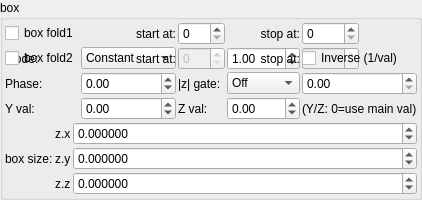
    <widget class="QGroupBox" name="groupBox_7">
     <property name="title">
      <string>box</string>
     </property>
     <layout class="QVBoxLayout" name="verticalLayout_9" stretch="0,0">
      <property name="spacing">
       <number>2</number>
      </property>
      <property name="leftMargin">
       <number>2</number>
      </property>
      <property name="topMargin">
       <number>2</number>
      </property>
      <property name="rightMargin">
       <number>2</number>
      </property>
      <property name="bottomMargin">
       <number>2</number>
      </property>
      <item>
       <layout class="QGridLayout" name="gridLayout_15" columnstretch="0,0,0,0,0">
        <property name="spacing">
         <number>2</number>
        </property>
        <item row="0" column="0">
         <widget class="MyCheckBox" name="checkBox_transf_function_enabledBx">
          <property name="text">
           <string notr="true">box fold1</string>
          </property>
         </widget>
        </item>
        <item row="0" column="4">
         <widget class="MySpinBox" name="spinboxInt_transf_stop_iterations_I">
          <property name="sizePolicy">
           <sizepolicy hsizetype="Minimum" vsizetype="Maximum">
            <horstretch>0</horstretch>
            <verstretch>0</verstretch>
           </sizepolicy>
          </property>
          <property name="maximum">
           <number>999</number>
          </property>
         </widget>
        </item>
        <item row="0" column="1">
         <widget class="QLabel" name="label_54">
          <property name="layoutDirection">
           <enum>Qt::LeftToRight</enum>
          </property>
          <property name="text">
           <string>start at:</string>
          </property>
          <property name="alignment">
           <set>Qt::AlignRight|Qt::AlignTrailing|Qt::AlignVCenter</set>
          </property>
         </widget>
        </item>
        <item row="0" column="2">
         <widget class="MySpinBox" name="spinboxInt_transf_start_iterations_I">
          <property name="sizePolicy">
           <sizepolicy hsizetype="Minimum" vsizetype="Maximum">
            <horstretch>0</horstretch>
            <verstretch>0</verstretch>
           </sizepolicy>
          </property>
          <property name="maximum">
           <number>999</number>
          </property>
         </widget>
        </item>
        <item row="1" column="4">
         <widget class="MySpinBox" name="spinboxInt_transf_multiplier_stop_iter_1">
          <property name="enabled">
           <bool>false</bool>
          </property>
          <property name="sizePolicy">
           <sizepolicy hsizetype="Minimum" vsizetype="Maximum">
            <horstretch>0</horstretch>
            <verstretch>0</verstretch>
           </sizepolicy>
          </property>
          <property name="maximum">
           <number>999</number>
          </property>
         </widget>
        </item>
      <item row="1" column="0">
       <widget class="QLabel"><property name="text"><string>Mode:</string></property></widget>
      </item>
      <item row="1" column="1">
       <widget class="MyComboBox" name="comboBox_transf_multiplier_value_mode_1">
        <item><property name="text"><string notr="true">Constant</string></property></item>
        <item><property name="text"><string notr="true">Sine</string></property></item>
        <item><property name="text"><string notr="true">Ramp</string></property></item>
        <item><property name="text"><string notr="true">Exponential</string></property></item>
        <item><property name="text"><string notr="true">Triangle</string></property></item>
        <item><property name="text"><string notr="true">Square</string></property></item>
        <item><property name="text"><string notr="true">Smoothstep</string></property></item>
        <item><property name="text"><string notr="true">Noise</string></property></item>
        <item><property name="text"><string notr="true">Ping-pong</string></property></item>
        <item><property name="text"><string notr="true">Stepped</string></property></item>
       </widget>
      </item>
      <item row="1" column="2">
       <widget class="QLabel"><property name="text"><string>Freq:</string></property></widget>
      </item>
      <item row="1" column="3">
       <widget class="MyDoubleSpinBox" name="spinbox_transf_multiplier_frequency_1">
        <property name="minimum"><double>0.01</double></property><property name="maximum"><double>100.0</double></property>
        <property name="singleStep"><double>0.1</double></property><property name="value"><double>1.0</double></property>
       </widget>
      </item>
      <item row="1" column="4" colspan="2">
       <widget class="MyCheckBox" name="checkBox_transf_multiplier_inverse_1">
        <property name="text"><string>Inverse (1/val)</string></property>
       </widget>
      </item>
      <item row="2" column="0">
       <widget class="QLabel"><property name="text"><string>Phase:</string></property></widget>
      </item>
      <item row="2" column="1">
       <widget class="MyDoubleSpinBox" name="spinbox_transf_multiplier_phase_1">
        <property name="minimum"><double>-10.0</double></property><property name="maximum"><double>10.0</double></property>
        <property name="singleStep"><double>0.1</double></property><property name="value"><double>0.0</double></property>
       </widget>
      </item>
      <item row="2" column="2">
       <widget class="QLabel"><property name="text"><string>|z| gate:</string></property></widget>
      </item>
      <item row="2" column="3">
       <widget class="MyComboBox" name="comboBox_transf_multiplier_threshold_mode_1">
        <item><property name="text"><string notr="true">Off</string></property></item>
        <item><property name="text"><string notr="true">&gt; thresh</string></property></item>
        <item><property name="text"><string notr="true">&lt; thresh</string></property></item>
       </widget>
      </item>
      <item row="2" column="4" colspan="2">
       <widget class="MyDoubleSpinBox" name="spinbox_transf_multiplier_threshold_1">
        <property name="minimum"><double>0.0</double></property><property name="maximum"><double>1000.0</double></property>
        <property name="singleStep"><double>0.1</double></property><property name="value"><double>0.0</double></property>
       </widget>
      </item>
      <item row="3" column="0">
       <widget class="QLabel"><property name="text"><string>Y val:</string></property></widget>
      </item>
      <item row="3" column="1">
       <widget class="MyDoubleSpinBox" name="spinbox_transf_multiplier_scale_y_1">
        <property name="minimum"><double>-100.0</double></property><property name="maximum"><double>100.0</double></property>
        <property name="singleStep"><double>0.01</double></property><property name="value"><double>0.0</double></property>
       </widget>
      </item>
      <item row="3" column="2">
       <widget class="QLabel"><property name="text"><string>Z val:</string></property></widget>
      </item>
      <item row="3" column="3">
       <widget class="MyDoubleSpinBox" name="spinbox_transf_multiplier_scale_z_1">
        <property name="minimum"><double>-100.0</double></property><property name="maximum"><double>100.0</double></property>
        <property name="singleStep"><double>0.01</double></property><property name="value"><double>0.0</double></property>
       </widget>
      </item>
      <item row="3" column="4" colspan="2">
       <widget class="QLabel"><property name="text"><string notr="true">(Y/Z: 0=use main val)</string></property></widget>
      </item>
        <item row="1" column="0">
         <widget class="MyCheckBox" name="checkBox_transf_function_enabledBx_false">
          <property name="text">
           <string notr="true">box fold2</string>
          </property>
         </widget>
        </item>
        <item row="1" column="2">
         <widget class="MySpinBox" name="spinboxInt_transf_multiplier_start_iter_1">
          <property name="enabled">
           <bool>false</bool>
          </property>
          <property name="sizePolicy">
           <sizepolicy hsizetype="Minimum" vsizetype="Maximum">
            <horstretch>0</horstretch>
            <verstretch>0</verstretch>
           </sizepolicy>
          </property>
          <property name="maximum">
           <number>999</number>
          </property>
         </widget>
        </item>
        <item row="0" column="3">
         <widget class="QLabel" name="label_55">
          <property name="text">
           <string>stop at:</string>
          </property>
          <property name="alignment">
           <set>Qt::AlignRight|Qt::AlignTrailing|Qt::AlignVCenter</set>
          </property>
         </widget>
        </item>
        <item row="1" column="1">
         <widget class="QLabel" name="label_56">
          <property name="layoutDirection">
           <enum>Qt::LeftToRight</enum>
          </property>
          <property name="text">
           <string>start at:</string>
          </property>
          <property name="alignment">
           <set>Qt::AlignRight|Qt::AlignTrailing|Qt::AlignVCenter</set>
          </property>
         </widget>
        </item>
        <item row="1" column="3">
         <widget class="QLabel" name="label_57">
          <property name="text">
           <string>stop at:</string>
          </property>
          <property name="alignment">
           <set>Qt::AlignRight|Qt::AlignTrailing|Qt::AlignVCenter</set>
          </property>
         </widget>
        </item>
       </layout>
      </item>
      <item>
       <layout class="QGridLayout" name="gridLayout" columnstretch="0,0,1">
        <property name="spacing">
         <number>2</number>
        </property>
        <item row="5" column="2">
         <widget class="MyDoubleSpinBox" name="spinbox3_transf_addition_constant_0555_z">
          <property name="sizePolicy">
           <sizepolicy hsizetype="Minimum" vsizetype="Maximum">
            <horstretch>0</horstretch>
            <verstretch>0</verstretch>
           </sizepolicy>
          </property>
          <property name="prefix">
           <string/>
          </property>
          <property name="suffix">
           <string/>
          </property>
          <property name="decimals">
           <number>6</number>
          </property>
          <property name="minimum">
           <double>-99.989999999999995</double>
          </property>
          <property name="maximum">
           <double>99.989999999999995</double>
          </property>
          <property name="singleStep">
           <double>0.100000000000000</double>
          </property>
         </widget>
        </item>
        <item row="4" column="1">
         <widget class="QLabel" name="label_124">
          <property name="text">
           <string notr="true">z.y</string>
          </property>
         </widget>
        </item>
        <item row="3" column="2">
         <widget class="MyDoubleSpinBox" name="spinbox3_transf_addition_constant_0555_x">
          <property name="sizePolicy">
           <sizepolicy hsizetype="Minimum" vsizetype="Maximum">
            <horstretch>0</horstretch>
            <verstretch>0</verstretch>
           </sizepolicy>
          </property>
          <property name="prefix">
           <string/>
          </property>
          <property name="suffix">
           <string/>
          </property>
          <property name="decimals">
           <number>6</number>
          </property>
          <property name="minimum">
           <double>-99.989999999999995</double>
          </property>
          <property name="maximum">
           <double>99.989999999999995</double>
          </property>
          <property name="singleStep">
           <double>0.100000000000000</double>
          </property>
         </widget>
        </item>
        <item row="3" column="1">
         <widget class="QLabel" name="label_121">
          <property name="text">
           <string notr="true">z.x</string>
          </property>
         </widget>
        </item>
        <item row="5" column="1">
         <widget class="QLabel" name="label_122">
          <property name="text">
           <string notr="true">z.z</string>
          </property>
         </widget>
        </item>
        <item row="4" column="2">
         <widget class="MyDoubleSpinBox" name="spinbox3_transf_addition_constant_0555_y">
          <property name="sizePolicy">
           <sizepolicy hsizetype="Minimum" vsizetype="Maximum">
            <horstretch>0</horstretch>
            <verstretch>0</verstretch>
           </sizepolicy>
          </property>
          <property name="prefix">
           <string/>
          </property>
          <property name="suffix">
           <string/>
          </property>
          <property name="decimals">
           <number>6</number>
          </property>
          <property name="minimum">
           <double>-99.989999999999995</double>
          </property>
          <property name="maximum">
           <double>99.989999999999995</double>
          </property>
          <property name="singleStep">
           <double>0.100000000000000</double>
          </property>
         </widget>
        </item>
        <item row="3" column="0" rowspan="3">
         <widget class="QLabel" name="label_108">
          <property name="text">
           <string>box size:</string>
          </property>
         </widget>
        </item>
       </layout>
      </item>
     </layout>
    </widget>
